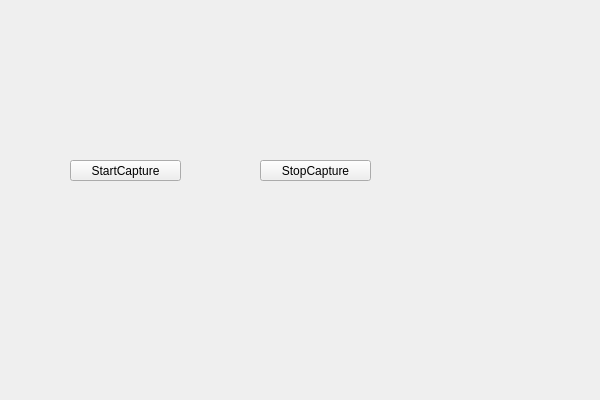
<?xml version="1.0" encoding="UTF-8"?>
<ui version="4.0">
 <class>QtWidgetsApplication1Class</class>
 <widget class="QWidget" name="QtWidgetsApplication1Class">
  <property name="geometry">
   <rect>
    <x>0</x>
    <y>0</y>
    <width>600</width>
    <height>400</height>
   </rect>
  </property>
  <property name="windowTitle">
   <string>QtWidgetsApplication1</string>
  </property>
  <widget class="QPushButton" name="btnStart">
   <property name="geometry">
    <rect>
     <x>70</x>
     <y>160</y>
     <width>111</width>
     <height>21</height>
    </rect>
   </property>
   <property name="text">
    <string>StartCapture</string>
   </property>
  </widget>
  <widget class="QPushButton" name="btnStop">
   <property name="geometry">
    <rect>
     <x>260</x>
     <y>160</y>
     <width>111</width>
     <height>21</height>
    </rect>
   </property>
   <property name="text">
    <string>StopCapture</string>
   </property>
  </widget>
 </widget>
 <layoutdefault spacing="6" margin="11"/>
 <resources>
  <include location="QtWidgetsApplication1.qrc"/>
 </resources>
 <connections/>
</ui>
